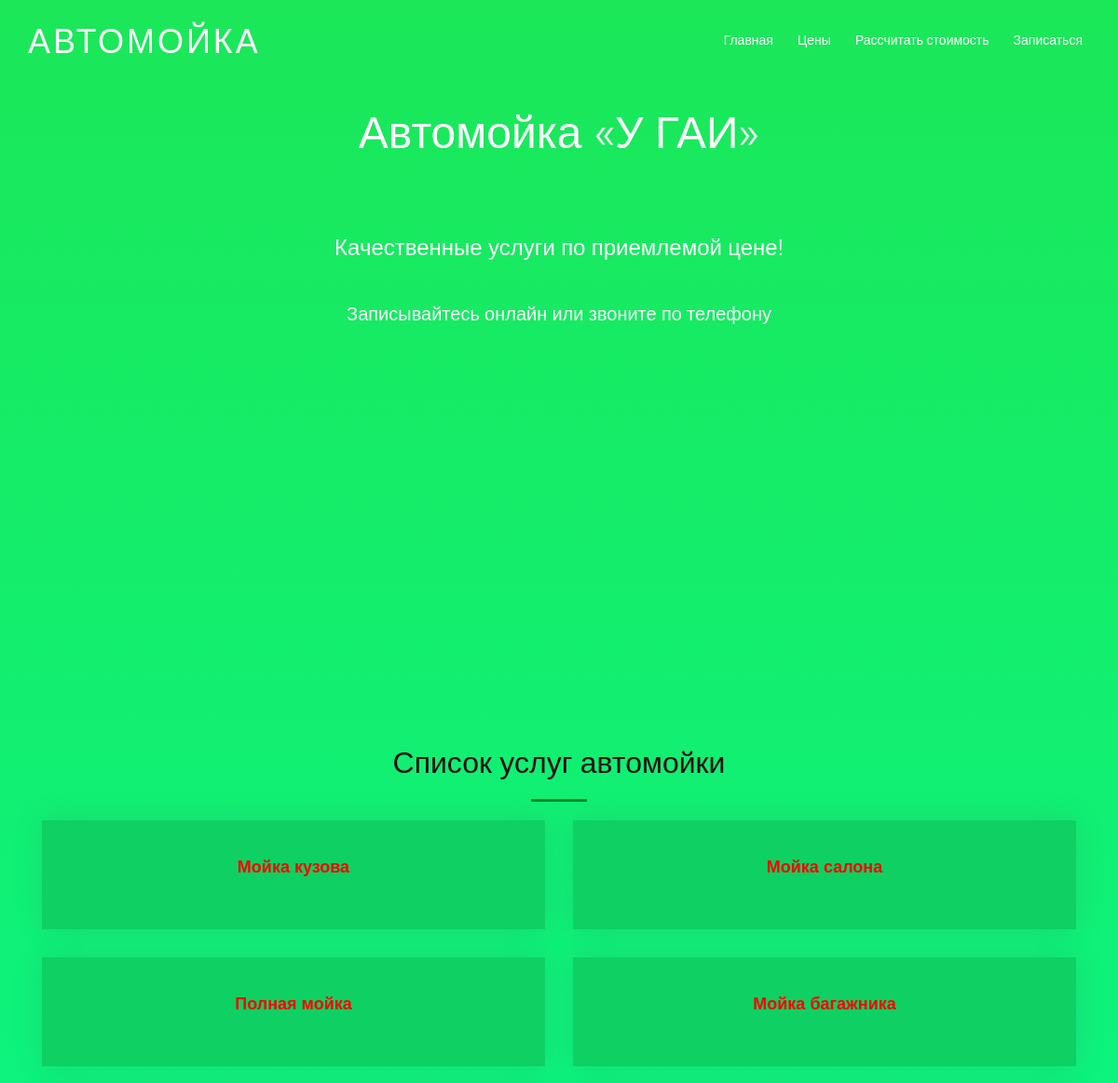
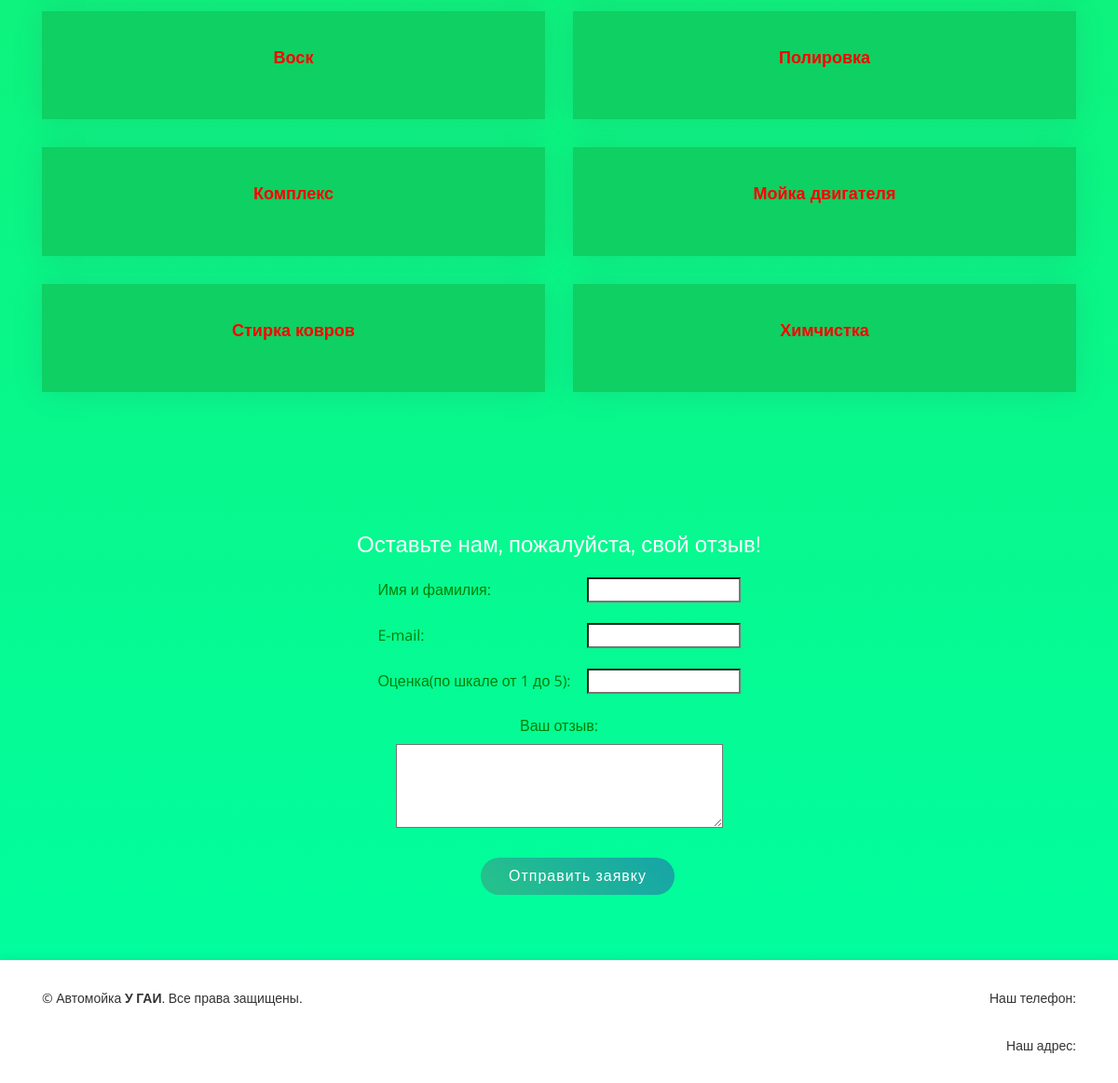
The page / on the database its author committed (2 pictures, top to bottom).
### av/models.py (models this page shows, shortened)
class Services(models.Model):
    service = models.CharField(max_length=200, null=True, db_index=True, verbose_name='Тип услуги')
    class Meta:
        verbose_name_plural = 'Виды услуг'
        verbose_name = 'Виды услуг'

### av/views.py (the view)
# urls.py: path('', views.MainPageCreateView.as_view(), name='index'),
class MainPageCreateView(CreateView):
    template_name = 'av/index.html'
    form_class = FeedbackForm
    success_url = '/'
    def get_context_data(self, **kwargs):
        context = super().get_context_data(**kwargs)
        context['content'] = 'Автомойка «У ГАИ»'
        context['services'] = Services.objects.all()
        return context

### av/forms.py
class FeedbackForm(forms.ModelForm):
    class Meta:
        model = Feedbacks
        fields = ('name', 'e_mail', 'rating', 'feedback')
        widgets = {
            'feedback': forms.Textarea(attrs={'rows':4, 'cols':46}),
        }

### templates/av/index.html
{% extends "layout/base.html" %}
{% load static %}
{% block content %}
    <section id="intro">
        <div class="container">
            <div class="intro-text">
                <div>
                    <br>
                    <h2>{{ content }}</h2>
                    <br><br><br>
                    <h4>Качественные услуги по приемлемой цене!</h4>
                    <br>
                    <h5>Записывайтесь онлайн или звоните по телефону</h5>
                </div>
            </div>
        </div>
    </section>
    <section id="more-features">
        <div class="container">
            <div class="intro-text">
                <div class="section-header">
                    <h3 class="section-title">Список услуг автомойки</h3>
                    <span class="section-divider"></span>
                </div>
                <div class="row">
                    {% for service in services %}
                        <div class="col-lg-6">
                            <div class="box">
                                <h4 class="title">{{ service.service }}</h4>
                            </div>
                        </div>
                    {% endfor %}
                </div>
            </div>
        </div>
    </section>
    <section id="contact">
        <div class="container">
            <div class="row" data-aos="fade-up">
                <div class="lol">
                    <div class="feedback-title">
                        <h4>Оставьте нам, пожалуйста, свой отзыв!</h4>
                    </div>
                    <div class="form">
                        <form method="post">{% csrf_token %}
                            <div class="loll">
                            <div class="form-group form-item1">
                                <div class="labelll"><label>Имя и фамилия: </label></div>
                                <div class="form-padding">{{ form.name }}</div>
                            </div>
                            <div class="form-group form-item1">
                                <div class="labelll"><label>E-mail: </label></div>
                                <div class="form-padding">{{ form.e_mail }}</div>
                            </div>
                            <div class="form-group form-item1">
                                <div class="labelll"><label>Оценка(по шкале от 1 до 5): </label></div>
                                <div class="form-padding">{{ form.rating }}</div>
                            </div>
                            <div class="form-group form-item1">
                                <div class="labellll"><label>Ваш отзыв: </label></div>
                                <div class="form-padding1">{{ form.feedback }}</div>
                            </div>
                            <div>
                                <button type="submit" class="custom_btn">Отправить заявку</button>
                            </div>
                            </div>
                        </form>
                    </div>
                </div>
            </div>
        </div>
    </section>
{% endblock %}

### templates/layout/base.html (shortened to what this page needs)
{% load static %}
<!DOCTYPE html>
<html lang="ru">
<head>
  <link href="{% static 'lib/bootstrap/css/bootstrap.min.css' %}" rel="stylesheet">
  <link href="{% static 'lib/font-awesome/css/font-awesome.min.css' %}" rel="stylesheet">
  <link href="{% static 'lib/ionicons/css/ionicons.min.css' %}" rel="stylesheet">
  <link href="{% static 'lib/aos/aos.css' %}" rel="stylesheet">
  <link href="{% static 'lib/magnific-popup/magnific-popup.css' %}" rel="stylesheet">
  <link href="{% static 'css/style.css' %}" rel="stylesheet">
</head>
<body>
  <header id="header">
    <div class="container">
      <div id="logo" class="pull-left">
        <h1><a href="#intro" class="scrollto">Автомойка</a></h1>
      </div>
      <nav id="nav-menu-container">
          <ul class="nav-menu">
              <li class="menu-active"><a href="{% url 'index' %}">Главная</a></li>
              <li><a href="{% url 'prices' %}">Цены</a></li>
              <li><a href="{% url 'calculate' %}">Рассчитать стоимость</a></li>
              <li><a href="{% url 'appointment' %}">Записаться</a></li>
          </ul>
      </nav>
    </div>
  </header>
  <div class="row" id="lal" data-aos="fade-up">
  {% block content %}
  {% endblock %}
  </div>
  <footer id="footer">
    <div class="container">
      <div class="row">
        <div class="col-lg-6 text-lg-left text-center">
          <div class="copyright">
            &copy; Автомойка <strong>У ГАИ</strong>. Все права защищены.
          </div>
        </div>
          <div class="col-lg-6">
              <nav class="footer-links text-lg-right text-center pt-2 pt-lg-0">
                  <div>
                      <p>Наш телефон: {{ tel_number }}</p>
                      <p>Наш адрес: {{ address }}</p>
                  </div>
              </nav>
          </div>
      </div>
    </div>
  </footer>
</body>
</html>

### static/css/style.css (style rules this page uses)
body { background: linear-gradient(0deg, #00ffa2, #1be758); color: #666666; font-family: "Open Sans", sans-serif; overflow-x: hidden; }
a { color: #1dc8cd; transition: 0.5s; }
p { padding: 0; margin: 0 0 30px 0; }
h1, h2, h3, h4, h5, h6 { font-family: "Montserrat", sans-serif; font-weight: 400; margin: 0 0 20px 0; padding: 0; }
.container { padding-right: 0 !important; padding-left: 0 !important; }
.row { margin-right: 0 !important; margin-left: 0 !important; }
#header { padding: 30px 0; height: 92px; position: fixed; left: 0; top: 0; right: 0; transition: all 0.5s; z-index: 997; }
#header #logo { float: left; }
#header #logo h1 { font-size: 36px; margin: -4px 0 0 0; padding: 0; line-height: 1; display: inline-block; font-family: "Montserrat", sans-serif; font-weight: 300; letter-spacing: 3px; text-transform: uppercase; }
#header #logo h1 a, #header #logo h1 a:hover { color: #fff; }
#intro { width: 100%; min-height: 100vh; height: 100%; position: relative; }
#intro .intro-text { padding-top: 60px; text-align: center; vertical-align: top; }
#intro h2 { margin: 30px 0 10px 0; padding: 0 15px; font-size: 48px; font-weight: 400; line-height: 56px; color: #fff; }
#intro h2, h3, h4, h5, h6 { color: #fff; }
.nav-menu, .nav-menu * { margin: 0; padding: 0; list-style: none; }
.nav-menu li { position: relative; white-space: nowrap; }
.nav-menu > li { float: left; }
#nav-menu-container { float: right; margin: 0; }
.nav-menu a { padding: 0 8px 10px 8px; text-decoration: none; display: inline-block; color: #fff; font-family: "Montserrat", sans-serif; font-weight: 400; font-size: 14px; outline: none; }
.nav-menu > li { margin-left: 10px; }
#mobile-nav { position: fixed; top: 0; padding-top: 18px; bottom: 0; z-index: 998; background: rgba(52, 59, 64, 0.9); left: -260px; width: 260px; overflow-y: auto; transition: 0.4s; }
#mobile-nav ul { padding: 0; margin: 0; list-style: none; }
#mobile-nav ul li { position: relative; }
#mobile-nav ul li a { color: #fff; font-size: 16px; overflow: hidden; padding: 10px 22px 10px 15px; position: relative; text-decoration: none; width: 100%; display: block; outline: none; }
.section-header .section-title { font-size: 32px; color: #111; text-align: center; font-weight: 400; }
.section-header .section-divider { display: block; width: 60px; height: 3px; background: #0c8a2c; margin: 0 auto; margin-bottom: 20px; }
#more-features { width: 100%; padding-bottom: 60px; }
#more-features .box { padding: 40px; margin-bottom: 30px; box-shadow: 0px 0px 30px rgba(73, 78, 92, 0.15); background: #0fd062; transition: 0.4s; }
#more-features h4 { text-align: center; font-weight: 700; margin-bottom: 15px; font-size: 18px; }
#contact { width: 100%; padding: 60px 0; }
#contact .form input, #contact .form textarea { border-radius: 0; box-shadow: none; font-size: 14px; }
#contact .form button[type="submit"] { background: linear-gradient(45deg, #26c38a, #16a4a8); border: 0; border-radius: 20px; padding: 8px 30px; color: #fff; }
#footer { background: #fff; box-shadow: 0px 0px 12px 0px rgba(0, 0, 0, 0.1); padding: 30px 0 0 0; color: #333; font-size: 14px; }
.custom_btn { font-family: "Montserrat", sans-serif; font-weight: 400; font-size: 16px; letter-spacing: 1px; display: inline-block; padding: 8px 28px; border-radius: 35px; transition: 0.5s; margin: 10px; margin-left: 50px; border: 2px solid #fff; color: #fff; background-color: #48e26b; }
.form { text-align: left; margin-left: 20px; margin-top: 20px; margin-right: 20px; }
.form-item1, .form-item2 { color: green; }
.labelll { display: inline-block; width: 20%; text-align: left; }
.labellll { display: inline-block; }
.form-padding { display: inline-block; }
.form-padding1 { display: block; }
.box { background-color: #1c7430; }
.box h4 { color: red; }
.feedback-title { padding: 0 15px; font-size: 35px; font-weight: 400; line-height: 45px; color: #328a21; text-align: center; }
.lol { width: 100%; text-align: center; }
.loll { text-align: center; }

### rows shown on the page
Services: service "Мойка кузова"
Services: service "Мойка салона"
Services: service "Полная мойка"
Services: service "Мойка багажника"
Services: service "Воск"
Services: service "Полировка"
Services: service "Комплекс"
Services: service "Мойка двигателя"
Services: service "Стирка ковров"
Services: service "Химчистка"

### other values the page prints
{{ content }} "Автомойка «У ГАИ»"
